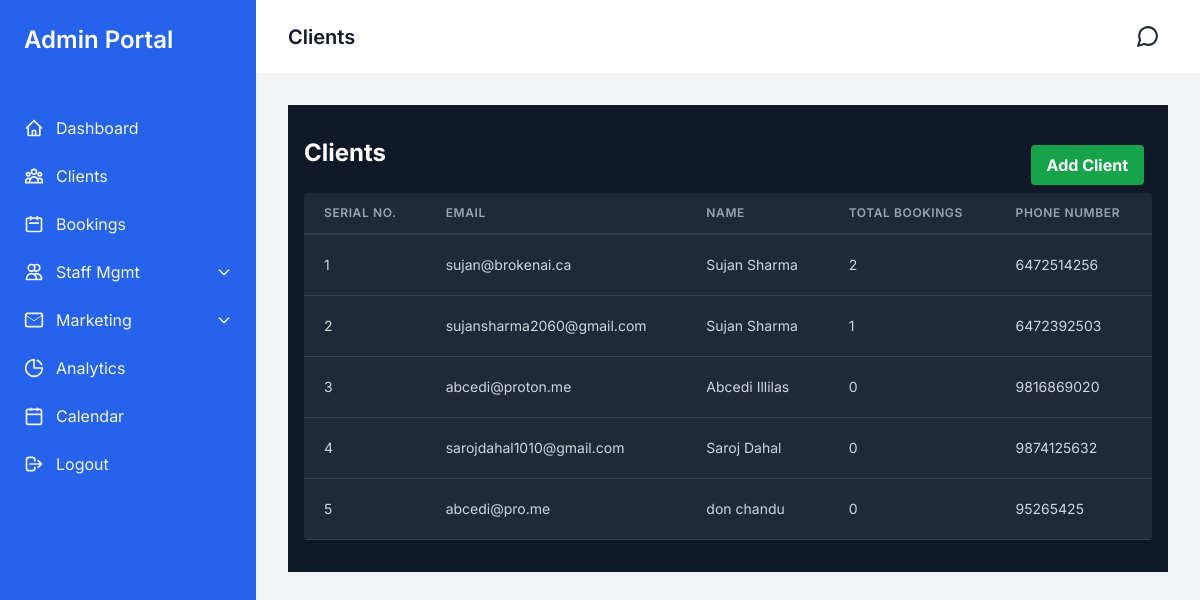
The app's page /admin-portal/clients/ (signed in), older data.
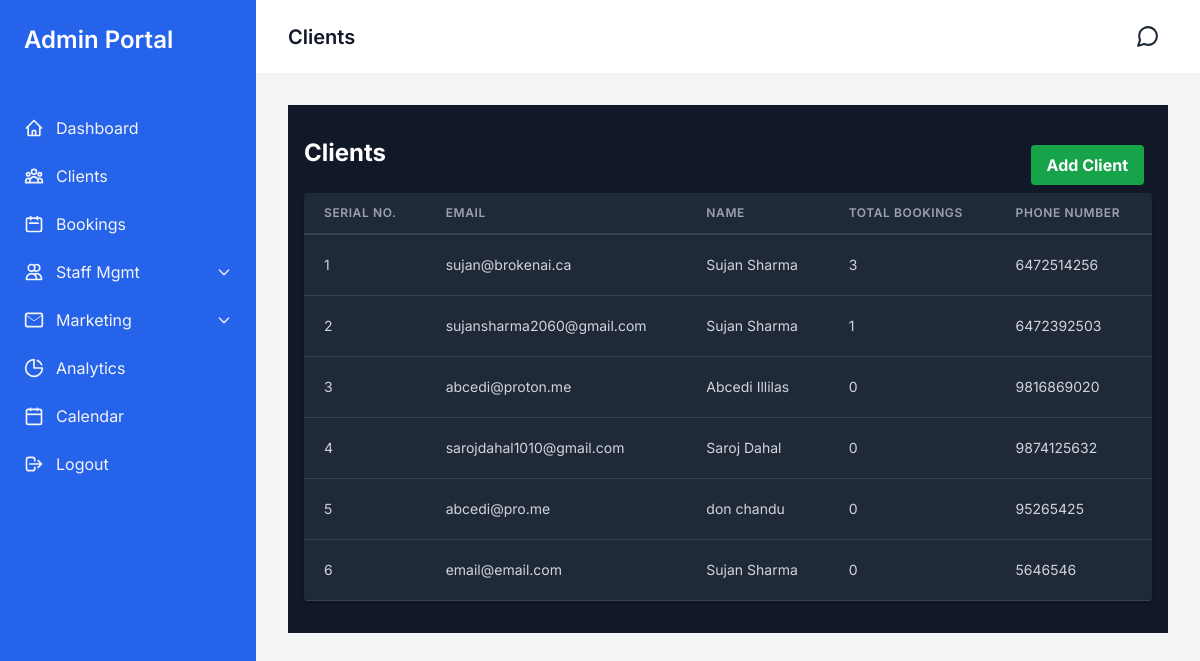
The same page, newer data.
### accounts/models.py (models this page shows, shortened)
class CustomUser(AbstractUser):
    email = models.EmailField(_('email address'), unique=True)
    contact_number = models.CharField(max_length=15)
    address = models.TextField(blank=True)
    username = models.CharField(max_length=150, unique=True, blank=True)
    USERNAME_FIELD = 'email'
    REQUIRED_FIELDS = ['first_name', 'last_name', 'contact_number']
    objects = CustomUserManager()

### admin_portal/views.py (the view)
# urls.py: path('clients/', views.client_list, name='admin_client_list'),
@staff_member_required
def client_list(request):
    clients = CustomUser.objects.annotate(booking_count=Count('bbq_bookings')).order_by('-booking_count', 'date_joined')
    return render(request, 'clients.html', {'clients': clients})

### admin_portal/templates/clients.html (shortened to what this page needs)
{% extends "admin_base.html" %}
{%load static%}
{% block admin_content %}
<div class="container mx-auto px-4 py-8 bg-gray-900 text-gray-300">
  <div class="flex flex-row justify-between">
    <h1 class="text-2xl font-bold mb-6 text-white">
        {% block header_title %}Clients{%endblock %}
    </h1>
    <button class="bg-green-600 hover:bg-blue-700 text-white font-bold py-2 px-4 m-2 rounded"
                onclick="window.location.href='/admin-portal/add-client/';">
                Add Client
    </button>
  </div>
    <div class="overflow-x-auto bg-gray-800 shadow-md rounded">
        <table class="min-w-full leading-normal">
            <thead>
                <tr>
                    <th
                        class="px-5 py-3 border-b-2 border-gray-700 bg-gray-800 text-left text-xs font-semibold text-gray-400 uppercase tracking-wider">
                        Serial No.
                    </th>
                    <th
                        class="px-5 py-3 border-b-2 border-gray-700 bg-gray-800 text-left text-xs font-semibold text-gray-400 uppercase tracking-wider">
                        Email
                    </th>
                    <th
                        class="px-5 py-3 border-b-2 border-gray-700 bg-gray-800 text-left text-xs font-semibold text-gray-400 uppercase tracking-wider">
                        Name
                    </th>
                    <th
                        class="px-5 py-3 border-b-2 border-gray-700 bg-gray-800 text-left text-xs font-semibold text-gray-400 uppercase tracking-wider">
                        Total Bookings
                    </th>
                    <th
                        class="px-5 py-3 border-b-2 border-gray-700 bg-gray-800 text-left text-xs font-semibold text-gray-400 uppercase tracking-wider">
                        Phone Number
                    </th>
                </tr>
            </thead>
            <tbody>
                {% for client in clients %}
                <tr class="hover:bg-gray-700 bg-gray-800 transition-colors duration-200 cursor-pointer client" data-client-id="{{ client.id }}">
                    <td class="px-5 py-5 border-b border-gray-700 text-sm">
                        {{ forloop.counter }}
                    </td>
                    <td class="px-5 py-5 border-b border-gray-700 text-sm">
                        {{ client.email }}
                    </td>
                    <td class="px-5 py-5 border-b border-gray-700 text-sm">
                        {{ client.first_name }} {{ client.last_name }}
                    </td>
                    <td class="px-5 py-5 border-b border-gray-700 text-sm">
                        {{client.booking_count}}
                    </td>
                    <td class="px-5 py-5 border-b border-gray-700 text-sm">
                        {{ client.contact_number }}
                    </td>
                </tr>
                {% empty %}
                <tr>
                    <td colspan="5" class="px-5 py-5 border-b border-gray-700 text-sm text-center">
                        No clients found.
                    </td>
                </tr>
                {% endfor %}
            </tbody>
        </table>
    </div>
</div>
{% endblock%}

Row changes from the older to the newer data that the page shows:
changed CustomUser "sujan@brokenai.ca": booking_count "2" → "3"
added CustomUser: email "email@email.com", first_name "Sujan", last_name "Sharma", booking_count "0", contact_number "5646546"
